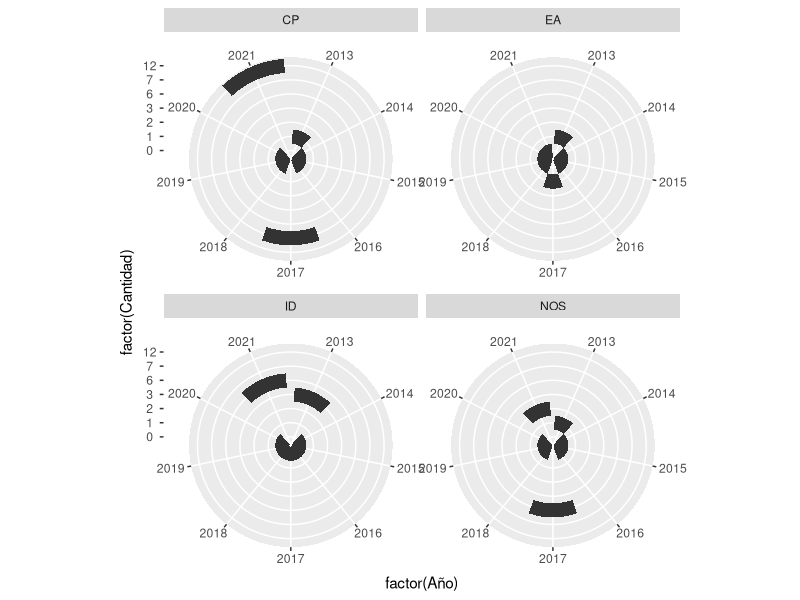

Here is the R script that generated this plot:
setwd(".")
# Instalar y cargar la librería ggplot2
library(ggplot2)
library("readxl")

# Crear un dataframe con los datos
data <- read_excel("./codigo/datos.xlsx", 1)

ggplot(data) +
    geom_tile(aes(y = factor(Cantidad), x = factor(Año))) +
    coord_radial() +
    facet_wrap(~Tipo)
